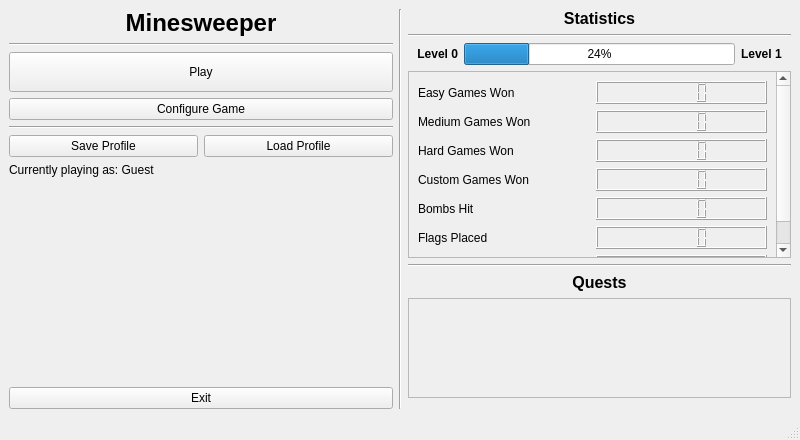
<?xml version="1.0" encoding="UTF-8"?>
<ui version="4.0">
 <class>MainMenu</class>
 <widget class="QMainWindow" name="MainMenu">
  <property name="geometry">
   <rect>
    <x>0</x>
    <y>0</y>
    <width>800</width>
    <height>440</height>
   </rect>
  </property>
  <property name="windowTitle">
   <string>MainWindow</string>
  </property>
  <widget class="QWidget" name="centralwidget">
   <layout class="QVBoxLayout" name="verticalLayout_2">
    <item>
     <layout class="QHBoxLayout" name="horizontalLayout">
      <item>
       <layout class="QVBoxLayout" name="verticalLayout">
        <item>
         <widget class="QLabel" name="label">
          <property name="font">
           <font>
            <pointsize>18</pointsize>
            <bold>true</bold>
           </font>
          </property>
          <property name="text">
           <string>Minesweeper</string>
          </property>
          <property name="alignment">
           <set>Qt::AlignmentFlag::AlignCenter</set>
          </property>
         </widget>
        </item>
        <item>
         <widget class="Line" name="line_2">
          <property name="orientation">
           <enum>Qt::Orientation::Horizontal</enum>
          </property>
         </widget>
        </item>
        <item>
         <widget class="QPushButton" name="btn_play">
          <property name="minimumSize">
           <size>
            <width>0</width>
            <height>40</height>
           </size>
          </property>
          <property name="text">
           <string>Play</string>
          </property>
         </widget>
        </item>
        <item>
         <widget class="QPushButton" name="btn_configure">
          <property name="text">
           <string>Configure Game</string>
          </property>
         </widget>
        </item>
        <item>
         <widget class="Line" name="line_4">
          <property name="orientation">
           <enum>Qt::Orientation::Horizontal</enum>
          </property>
         </widget>
        </item>
        <item>
         <layout class="QHBoxLayout" name="horizontalLayout_2">
          <property name="leftMargin">
           <number>0</number>
          </property>
          <property name="topMargin">
           <number>0</number>
          </property>
          <item>
           <widget class="QPushButton" name="btn_save">
            <property name="text">
             <string>Save Profile</string>
            </property>
           </widget>
          </item>
          <item>
           <widget class="QPushButton" name="btn_load">
            <property name="text">
             <string>Load Profile</string>
            </property>
           </widget>
          </item>
         </layout>
        </item>
        <item>
         <widget class="QLabel" name="lbl_currentPlayer">
          <property name="text">
           <string>Currently playing as: Guest</string>
          </property>
         </widget>
        </item>
        <item>
         <spacer name="verticalSpacer">
          <property name="orientation">
           <enum>Qt::Orientation::Vertical</enum>
          </property>
          <property name="sizeHint" stdset="0">
           <size>
            <width>20</width>
            <height>40</height>
           </size>
          </property>
         </spacer>
        </item>
        <item>
         <widget class="QPushButton" name="btn_exit">
          <property name="text">
           <string>Exit</string>
          </property>
         </widget>
        </item>
       </layout>
      </item>
      <item>
       <widget class="Line" name="line">
        <property name="orientation">
         <enum>Qt::Orientation::Vertical</enum>
        </property>
       </widget>
      </item>
      <item>
       <layout class="QVBoxLayout" name="verticalLayout_3">
        <item>
         <widget class="QLabel" name="label_3">
          <property name="font">
           <font>
            <pointsize>12</pointsize>
            <bold>true</bold>
           </font>
          </property>
          <property name="text">
           <string>Statistics</string>
          </property>
          <property name="alignment">
           <set>Qt::AlignmentFlag::AlignCenter</set>
          </property>
         </widget>
        </item>
        <item>
         <widget class="Line" name="line_5">
          <property name="orientation">
           <enum>Qt::Orientation::Horizontal</enum>
          </property>
         </widget>
        </item>
        <item>
         <layout class="QHBoxLayout" name="horizontalLayout_4">
          <property name="topMargin">
           <number>0</number>
          </property>
          <item>
           <widget class="QLabel" name="lbl_currentLevel">
            <property name="minimumSize">
             <size>
              <width>0</width>
              <height>0</height>
             </size>
            </property>
            <property name="maximumSize">
             <size>
              <width>50</width>
              <height>20</height>
             </size>
            </property>
            <property name="font">
             <font>
              <bold>true</bold>
             </font>
            </property>
            <property name="layoutDirection">
             <enum>Qt::LayoutDirection::LeftToRight</enum>
            </property>
            <property name="text">
             <string>Level 0</string>
            </property>
            <property name="alignment">
             <set>Qt::AlignmentFlag::AlignRight|Qt::AlignmentFlag::AlignTrailing|Qt::AlignmentFlag::AlignVCenter</set>
            </property>
           </widget>
          </item>
          <item>
           <widget class="QProgressBar" name="progressBar_currentXp">
            <property name="sizePolicy">
             <sizepolicy hsizetype="Minimum" vsizetype="Fixed">
              <horstretch>0</horstretch>
              <verstretch>0</verstretch>
             </sizepolicy>
            </property>
            <property name="maximumSize">
             <size>
              <width>16777215</width>
              <height>16777215</height>
             </size>
            </property>
            <property name="value">
             <number>24</number>
            </property>
           </widget>
          </item>
          <item>
           <widget class="QLabel" name="lbl_nextLevel">
            <property name="sizePolicy">
             <sizepolicy hsizetype="Preferred" vsizetype="Preferred">
              <horstretch>0</horstretch>
              <verstretch>0</verstretch>
             </sizepolicy>
            </property>
            <property name="minimumSize">
             <size>
              <width>50</width>
              <height>0</height>
             </size>
            </property>
            <property name="maximumSize">
             <size>
              <width>50</width>
              <height>20</height>
             </size>
            </property>
            <property name="font">
             <font>
              <bold>true</bold>
             </font>
            </property>
            <property name="text">
             <string>Level 1</string>
            </property>
           </widget>
          </item>
         </layout>
        </item>
        <item>
         <widget class="QScrollArea" name="scrollarea_statistics">
          <property name="sizePolicy">
           <sizepolicy hsizetype="Minimum" vsizetype="Expanding">
            <horstretch>0</horstretch>
            <verstretch>0</verstretch>
           </sizepolicy>
          </property>
          <property name="minimumSize">
           <size>
            <width>0</width>
            <height>100</height>
           </size>
          </property>
          <property name="maximumSize">
           <size>
            <width>16777215</width>
            <height>16777215</height>
           </size>
          </property>
          <property name="widgetResizable">
           <bool>true</bool>
          </property>
          <widget class="QWidget" name="scrollarea_statistics_widge">
           <property name="geometry">
            <rect>
             <x>0</x>
             <y>-58</y>
             <width>364</width>
             <height>215</height>
            </rect>
           </property>
           <layout class="QGridLayout" name="gridLayout_3">
            <item row="5" column="0">
             <widget class="QLabel" name="lbl_flagsPlaced">
              <property name="text">
               <string>Flags Placed</string>
              </property>
             </widget>
            </item>
            <item row="4" column="0">
             <widget class="QLabel" name="lbl_bombsHit">
              <property name="text">
               <string>Bombs Hit</string>
              </property>
             </widget>
            </item>
            <item row="0" column="1">
             <widget class="QLCDNumber" name="lcd_easyGamesWon"/>
            </item>
            <item row="0" column="0">
             <widget class="QLabel" name="lbl_easyGamesWon">
              <property name="text">
               <string>Easy Games Won</string>
              </property>
             </widget>
            </item>
            <item row="1" column="1">
             <widget class="QLCDNumber" name="lcd_mediumGamesWon"/>
            </item>
            <item row="4" column="1">
             <widget class="QLCDNumber" name="lcd_bombsHit"/>
            </item>
            <item row="1" column="0">
             <widget class="QLabel" name="lbl_mediumGamesWon">
              <property name="text">
               <string>Medium Games Won</string>
              </property>
             </widget>
            </item>
            <item row="2" column="1">
             <widget class="QLCDNumber" name="lcd_hardGamesWon"/>
            </item>
            <item row="3" column="0">
             <widget class="QLabel" name="lbl_customGamesWon">
              <property name="text">
               <string>Custom Games Won</string>
              </property>
             </widget>
            </item>
            <item row="2" column="0">
             <widget class="QLabel" name="lbl_hardGamesWon">
              <property name="text">
               <string>Hard Games Won</string>
              </property>
             </widget>
            </item>
            <item row="3" column="1">
             <widget class="QLCDNumber" name="lcd_customGamesWon"/>
            </item>
            <item row="5" column="1">
             <widget class="QLCDNumber" name="lcd_flagsPlaced"/>
            </item>
            <item row="6" column="0">
             <widget class="QLabel" name="lbl_tilesUncovered">
              <property name="text">
               <string>Tiles Uncovered</string>
              </property>
             </widget>
            </item>
            <item row="6" column="1">
             <widget class="QLCDNumber" name="lcd_tilesUncovered"/>
            </item>
           </layout>
          </widget>
         </widget>
        </item>
        <item>
         <widget class="Line" name="line_6">
          <property name="orientation">
           <enum>Qt::Orientation::Horizontal</enum>
          </property>
         </widget>
        </item>
        <item>
         <widget class="QLabel" name="label_12">
          <property name="font">
           <font>
            <pointsize>12</pointsize>
            <bold>true</bold>
           </font>
          </property>
          <property name="text">
           <string>Quests</string>
          </property>
          <property name="alignment">
           <set>Qt::AlignmentFlag::AlignCenter</set>
          </property>
         </widget>
        </item>
        <item>
         <widget class="QScrollArea" name="scrollarea_quests">
          <property name="sizePolicy">
           <sizepolicy hsizetype="Minimum" vsizetype="Expanding">
            <horstretch>0</horstretch>
            <verstretch>0</verstretch>
           </sizepolicy>
          </property>
          <property name="minimumSize">
           <size>
            <width>0</width>
            <height>100</height>
           </size>
          </property>
          <property name="maximumSize">
           <size>
            <width>16777215</width>
            <height>16777215</height>
           </size>
          </property>
          <property name="widgetResizable">
           <bool>true</bool>
          </property>
          <widget class="QWidget" name="scrollarea_quests_widget">
           <property name="geometry">
            <rect>
             <x>0</x>
             <y>0</y>
             <width>378</width>
             <height>98</height>
            </rect>
           </property>
           <layout class="QVBoxLayout" name="verticalLayout_4">
            <item>
             <layout class="QVBoxLayout" name="quests_container"/>
            </item>
           </layout>
          </widget>
         </widget>
        </item>
        <item>
         <spacer name="verticalSpacer_3">
          <property name="orientation">
           <enum>Qt::Orientation::Vertical</enum>
          </property>
          <property name="sizeHint" stdset="0">
           <size>
            <width>20</width>
            <height>40</height>
           </size>
          </property>
         </spacer>
        </item>
       </layout>
      </item>
     </layout>
    </item>
   </layout>
  </widget>
  <widget class="QMenuBar" name="menubar">
   <property name="geometry">
    <rect>
     <x>0</x>
     <y>0</y>
     <width>800</width>
     <height>21</height>
    </rect>
   </property>
  </widget>
  <widget class="QStatusBar" name="statusbar"/>
 </widget>
 <resources/>
 <connections/>
</ui>
